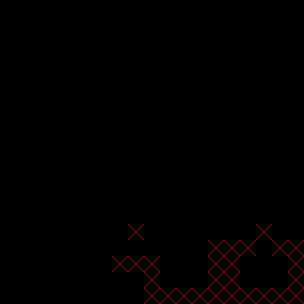

Rendered tile map (Tiled .tmx) drawn with the repository's tilesets; below, a short description and the map source with its tile grids summarised:
An orthogonal 19x19 tile map with 16x16 px tiles, 1 tile layer (collision), 1 hidden layer not drawn, 2 tilesets and 74 objects (36x table, 8x rupee, 7x openDoor, 6x coffee, 5x chest, ...).

<map version="1.0" orientation="orthogonal" renderorder="right-down" width="19" height="19" tilewidth="16" tileheight="16">
 <properties>
  <property name="texture" value="bookshelf" />
 </properties>
 <tileset firstgid="1" name="tile_collision" tilewidth="16" tileheight="16">
  <image source="../tilesets/tile_collision.png" width="128" height="128" />
 </tileset>
 <tileset firstgid="65" name="tile_meshes" tilewidth="16" tileheight="16">
  <image source="../tilesets/tile_meshes.png" width="128" height="128" />
 </tileset>
 <layer name="collision" width="19" height="19">
  <data>[361 cells, 149 non-empty, 3 distinct tile ids]</data>
 </layer>
 <layer name="mesh" width="19" height="19" visible="0" opacity="0.75">
  <data>[361 cells, 104 non-empty, 14 distinct tile ids]</data>
 </layer>
 <objectgroup color="#9ba1a4" name="objects" opacity="0.55">
  <object type="key" x="184" y="24" width="16" height="16">
   <ellipse />
  </object>
  <object type="door" x="64" y="180" width="16" height="8" />
  <object type="levelTrigger" x="96" y="16" width="4" height="16">
   <properties>
    <property name="level" value="01_superhub" />
    <property name="spawn" value="02_entrance" />
   </properties>
  </object>
  <object type="page" x="176" y="208" width="16" height="16">
   <properties>
    <property name="height" value="1" />
   </properties>
   <ellipse />
  </object>
  <object type="openDoor" x="128" y="48" width="16" height="16" />
  <object type="openDoor" x="128" y="32" width="16" height="16" />
  <object type="openDoor" x="128" y="16" width="16" height="16" />
  <object type="openDoor" x="112" y="16" width="16" height="16" />
  <object type="openDoor" x="96" y="32" width="16" height="16" />
  <object type="openDoor" x="80" y="16" width="16" height="16" />
  <object type="openDoor" x="80" y="0" width="16" height="16" />
  <object type="rupee" x="128" y="192" width="16" height="16" rotation="1">
   <ellipse />
  </object>
  <object type="rupee" x="272" y="160" width="16" height="16" rotation="1">
   <ellipse />
  </object>
  <object type="rupee" x="272" y="144" width="16" height="16" rotation="1">
   <ellipse />
  </object>
  <object type="coffee" x="16" y="80" width="16" height="16" rotation="1">
   <properties>
    <property name="height" value="1" />
   </properties>
   <ellipse />
  </object>
  <object type="coffee" x="276" y="24" width="16" height="16" rotation="1">
   <properties>
    <property name="height" value="1" />
   </properties>
   <ellipse />
  </object>
  <object type="table" x="148" y="64" width="40" height="8" />
  <object type="table" x="212" y="64" width="40" height="8" />
  <object type="table" x="212" y="88" width="40" height="8" />
  <object type="table" x="72" y="88" width="24" height="8" />
  <object type="table" x="96" y="88" width="32" height="8" />
  <object type="table" x="128" y="88" width="32" height="8" />
  <object type="table" x="160" y="88" width="24" height="8" />
  <object type="table" x="224" y="216" width="32" height="8" />
  <object type="table" x="160" y="216" width="48" height="8" />
  <object type="table" x="160" y="20" width="8" height="24" />
  <object type="table" x="216" y="20" width="8" height="24" />
  <object type="table" x="240" y="20" width="8" height="24" />
  <object type="table" x="280" y="20" width="8" height="24" />
  <object type="table" x="52" y="48" width="8" height="8" />
  <object type="table" x="68" y="48" width="8" height="8" />
  <object type="table" x="84" y="48" width="8" height="8" />
  <object type="table" x="100" y="48" width="8" height="8" />
  <object type="table" x="20" y="116" width="8" height="8" />
  <object type="table" x="20" y="84" width="8" height="8" />
  <object type="table" x="20" y="148" width="8" height="8" />
  <object type="table" x="68" y="144" width="8" height="8" />
  <object type="table" x="84" y="144" width="8" height="8" />
  <object type="table" x="100" y="144" width="8" height="8" />
  <object type="table" x="116" y="144" width="8" height="8" />
  <object type="table" x="148" y="144" width="8" height="8" />
  <object type="table" x="180" y="140" width="8" height="8" />
  <object type="table" x="212" y="140" width="8" height="8" />
  <object type="table" x="212" y="172" width="8" height="8" />
  <object type="table" x="244" y="140" width="8" height="8" />
  <object type="table" x="244" y="172" width="8" height="8" />
  <object type="table" x="100" y="228" width="8" height="8" />
  <object type="table" x="36" y="228" width="8" height="8" />
  <object type="table" x="36" y="196" width="8" height="8" />
  <object type="table" x="100" y="196" width="8" height="8" />
  <object type="table" x="276" y="68" width="8" height="8" />
  <object type="table" x="276" y="84" width="8" height="8" />
  <object type="rupee" x="128" y="68" width="16" height="16" rotation="1">
   <ellipse />
  </object>
  <object type="enemy" x="176" y="184" width="16" height="16">
   <ellipse />
  </object>
  <object type="breakableWall" x="128" y="224" width="16" height="16" />
  <object type="breakableWall" x="256" y="224" width="16" height="16" />
  <object type="coffee" x="16" y="112" width="16" height="16" rotation="1">
   <properties>
    <property name="height" value="1" />
   </properties>
   <ellipse />
  </object>
  <object type="coffee" x="16" y="144" width="16" height="16" rotation="1">
   <properties>
    <property name="height" value="1" />
   </properties>
   <ellipse />
  </object>
  <object type="coffee" x="240" y="24" width="16" height="16" rotation="1">
   <properties>
    <property name="height" value="1" />
   </properties>
   <ellipse />
  </object>
  <object type="coffee" x="272" y="64" width="16" height="16" rotation="1">
   <properties>
    <property name="height" value="1" />
   </properties>
   <ellipse />
  </object>
  <object type="rupee" x="80" y="208" width="16" height="16" rotation="1">
   <ellipse />
  </object>
  <object type="rupee" x="48" y="208" width="16" height="16" rotation="1">
   <ellipse />
  </object>
  <object type="rupee" x="64" y="192" width="16" height="16" rotation="1">
   <ellipse />
  </object>
  <object type="rupee" x="64" y="224" width="16" height="16" rotation="1">
   <ellipse />
  </object>
  <object type="chest" x="192" y="256" width="16" height="16">
   <properties>
    <property name="keys" value="0" />
    <property name="pages" value="0" />
    <property name="rupees" value="10" />
   </properties>
   <ellipse />
  </object>
  <object type="chest" x="272" y="264" width="16" height="16">
   <properties>
    <property name="keys" value="0" />
    <property name="pages" value="0" />
    <property name="rupees" value="5" />
   </properties>
   <ellipse />
  </object>
  <object type="chest" x="240" y="264" width="16" height="16">
   <properties>
    <property name="keys" value="1" />
    <property name="pages" value="0" />
    <property name="rupees" value="5" />
   </properties>
   <ellipse />
  </object>
  <object type="chest" x="96" y="208" width="16" height="16">
   <properties>
    <property name="keys" value="0" />
    <property name="pages" value="0" />
    <property name="rupees" value="5" />
   </properties>
   <ellipse />
  </object>
  <object type="chest" x="32" y="208" width="16" height="16">
   <properties>
    <property name="keys" value="1" />
    <property name="pages" value="0" />
    <property name="rupees" value="5" />
   </properties>
   <ellipse />
  </object>
  <object type="rupeeSpawn" x="112" y="140" width="16" height="16" rotation="1">
   <properties>
    <property name="height" value="1" />
   </properties>
   <ellipse />
  </object>
  <object type="rupeeSpawn" x="128" y="112" width="16" height="16" rotation="1">
   <properties>
    <property name="height" value="1" />
   </properties>
   <ellipse />
  </object>
  </objectgroup>
 <objectgroup name="player">
  <!-- 1 objects omitted --></objectgroup>
</map>
<!-- 3 of 74 objects omitted -->
